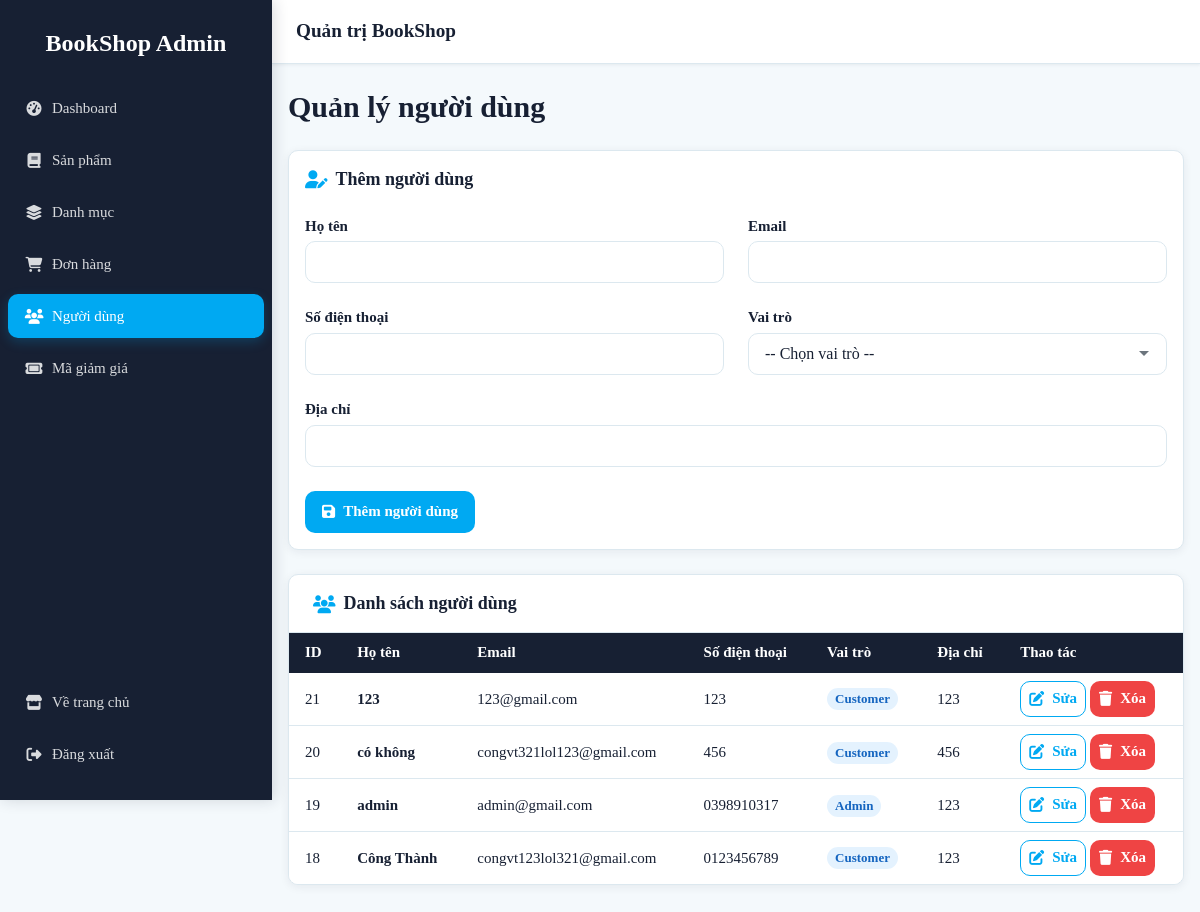
Before: /admin/users.php (signed in) with the older database file.
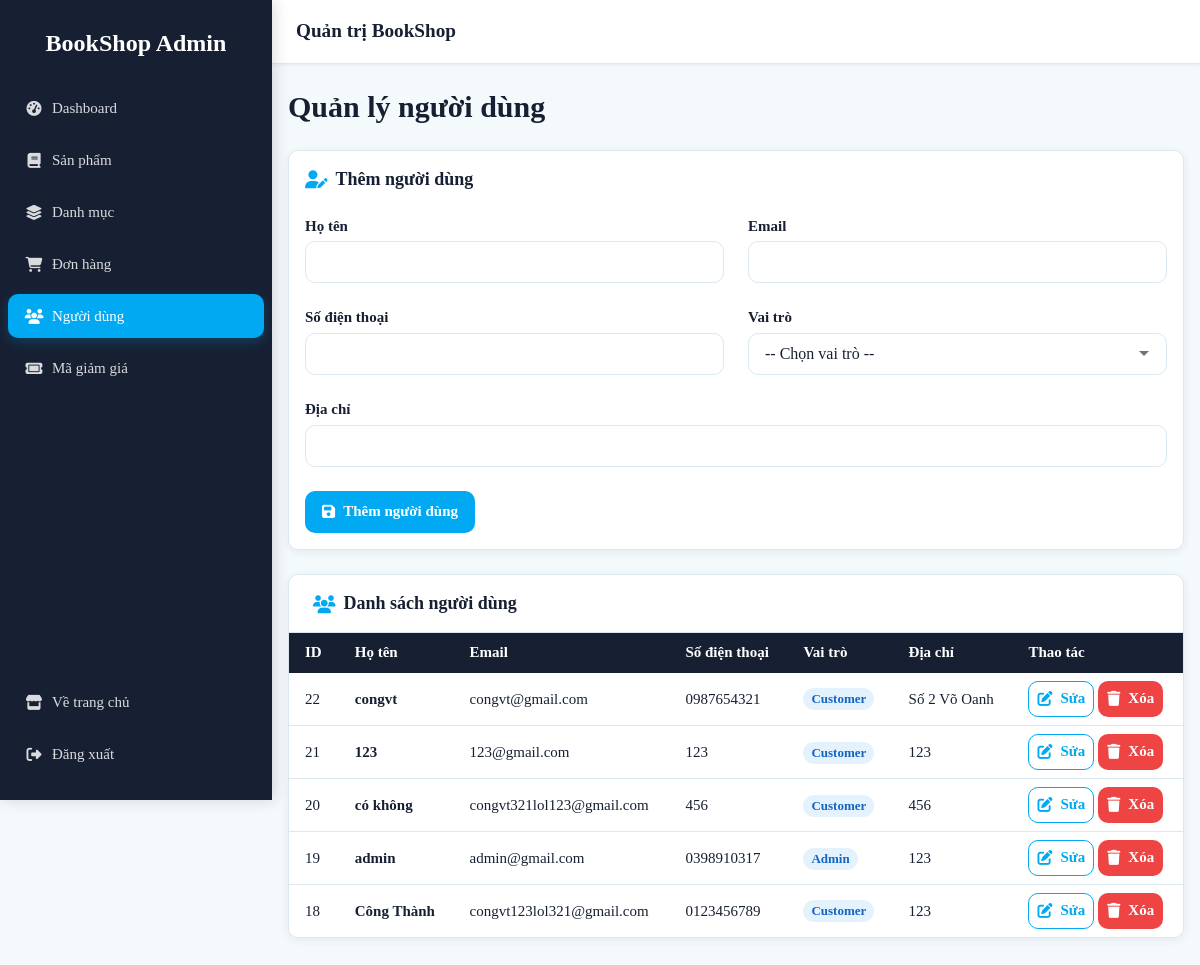
After: the same page with the newer database file.
### tables this page shows
CREATE TABLE `user` (
  `CustomerID` int(11) NOT NULL AUTO_INCREMENT,
  `RoleID` int(11) DEFAULT NULL,
  `LastName` varchar(50) NOT NULL,
  `FirstName` varchar(50) NOT NULL,
  `Email` varchar(100) NOT NULL,
  `Password` varchar(255) NOT NULL,
  `Phone` varchar(20) DEFAULT NULL,
  `Address` text DEFAULT NULL,
  `CreatedDate` datetime DEFAULT current_timestamp(),
  `username` varchar(100) DEFAULT NULL,
  `ResetToken` varchar(10) DEFAULT NULL,
  `ResetTokenExpires` datetime DEFAULT NULL,
  PRIMARY KEY (`CustomerID`),
  UNIQUE KEY `Email` (`Email`),
  KEY `fk_user_role` (`RoleID`),
  CONSTRAINT `fk_user_role` FOREIGN KEY (`RoleID`) REFERENCES `role` (`RoleID`) ON DELETE SET NULL
);

CREATE TABLE `role` (
  `RoleID` int(11) NOT NULL AUTO_INCREMENT,
  `RoleName` varchar(50) NOT NULL,
  `Description` text DEFAULT NULL,
  PRIMARY KEY (`RoleID`)
);

### admin/users.php (the view, shortened to what this page needs)
<?php
require_once 'data.php';
require_once 'partials.php';
$editUser = null;
$users = [];
$resUsers = $conn->query("
  SELECT u.CustomerID, u.LastName, u.FirstName, u.Email, u.Phone, u.Address, r.RoleName
  FROM user u
  LEFT JOIN role r ON u.RoleID = r.RoleID
  ORDER BY u.CustomerID DESC
");
if ($resUsers) {
  while ($row = $resUsers->fetch_assoc()) {
    $users[] = $row;
  }
}
$editFullName = $editUser ? trim(($editUser['LastName'] ?? '') . ' ' . ($editUser['FirstName'] ?? '')) : '';
?>
<!DOCTYPE html>
<html lang="vi">
<head>
  <title>Quản lý người dùng</title><?= adminCssLinks() ?>
</head>
<body>
  <div class="app-layout">
    <main class="page-content">
      <header class="page-header"><div><h1>Quản lý người dùng</h1></div></header>
      <form method="post" class="card admin-form-card">
        <div class="card__body form">
          <h2 class="admin-form-card__title"><i class="fa-solid fa-user-pen" aria-hidden="true"></i><?= $editUser ? 'Chỉnh sửa người dùng' : 'Thêm người dùng' ?></h2>
          <div class="form-row">
            <div class="form-group">
              <label class="form-label">Họ tên</label>
              <input class="form-control" name="name" value="<?= h($editFullName) ?>" required>
            </div>
            <div class="form-group">
              <label class="form-label">Email</label>
              <input class="form-control" type="email" name="email" value="<?= h($editUser['Email'] ?? '') ?>" required>
            </div>
          </div>
          <div class="form-row">
            <div class="form-group">
              <label class="form-label">Số điện thoại</label>
              <input class="form-control" type="text" name="phone" value="<?= h($editUser['Phone'] ?? '') ?>">
            </div>
            <div class="form-group">
              <label class="form-label">Vai trò</label>
              <select class="form-control" name="role_id" required>
                <option value="">-- Chọn vai trò --</option>
              </select>
            </div>
          </div>
          <div class="form-row">
            <div class="form-group form-group--full">
              <label class="form-label">Địa chỉ</label>
              <input class="form-control" type="text" name="address" value="<?= h($editUser['Address'] ?? '') ?>">
            </div>
          </div>
          <div class="btn-group">
            <button class="btn btn--primary" type="submit"><i class="fa-solid fa-floppy-disk" aria-hidden="true"></i><?= $editUser ? 'Cập nhật người dùng' : 'Thêm người dùng' ?></button>
          </div>
        </div>
      </form>
      <section class="admin-table-card" aria-labelledby="users-table-title">
        <h2 id="users-table-title" class="admin-table-card__title"><i class="fa-solid fa-users" aria-hidden="true"></i>Danh sách người dùng</h2>
        <div class="table-wrapper">
        <table class="table">
          <thead>
            <tr>
              <th>ID</th>
              <th>Họ tên</th>
              <th>Email</th>
              <th>Số điện thoại</th>
              <th>Vai trò</th>
              <th>Địa chỉ</th>
              <th>Thao tác</th>
            </tr>
          </thead>
          <tbody>
            <?php if (empty($users)): ?>
              <tr><td colspan="7"><div class="admin-table-empty"><i class="fa-solid fa-users-slash" aria-hidden="true"></i><strong>Chưa có người dùng</strong><span>Danh sách người dùng hiện đang trống.</span></div></td></tr>
            <?php else: ?>
            <?php foreach ($users as $user): ?>
              <tr>
                <td><?= h($user['CustomerID']) ?></td>
                <td><strong><?= h(($user['LastName'] ?? '') . ' ' . ($user['FirstName'] ?? '')) ?></strong></td>
                <td><?= h($user['Email']) ?></td>
                <td><?= h($user['Phone'] ?? 'Chưa cập nhật') ?></td>
                <td><span class="badge badge--info"><?= h($user['RoleName'] ?? 'Chưa xác định') ?></span></td>
                <td><?= h($user['Address'] ?? 'Chưa cập nhật') ?></td>
                <td class="table__actions">
                  <a class="btn btn--sm btn--outline" href="users.php?edit=<?= h($user['CustomerID']) ?>"><i class="fa-solid fa-pen-to-square" aria-hidden="true"></i>Sửa</a>
                  <form method="post" onsubmit="return confirm('Bạn có chắc chắn muốn xóa người dùng này?')" style="display:inline">
                    <button class="btn btn--sm btn--danger" type="submit"><i class="fa-solid fa-trash" aria-hidden="true"></i>Xóa</button>
                  </form>
                </td>
              </tr>
            <?php endforeach; ?>
            <?php endif; ?>
          </tbody>
        </table>
        </div>
      </section>
    </main>
  </div>
  </div>
</body>
</html>

Changed rows visible on the page:
added user: CustomerID "22", LastName+FirstName "congvt", Email "congvt@gmail.com", Phone "0987654321", RoleID.RoleName "Customer", Address "Số 2 Võ Oanh"
